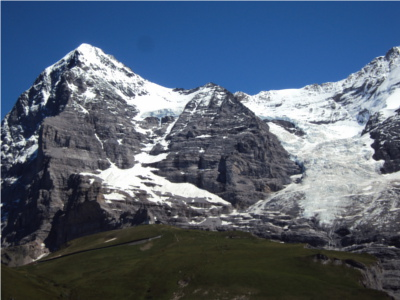
#> input picture imgae-stitching/1Hill.JPG, 400 x 300 px, found by its file name
$ python Matching_Homography.py   (Python 2 division)
#> lines starting #> are read from the running program, lines starting #| are printed output that depends on the picture; after the words box and inside, x2 and y2 are one past the last pixel; in counts of white or black regions, pixels touching at a corner belong together
#-*-coding:utf-8-*-
'''
Created on Oct 26,2018

@author: pengzhiliang
@version: 1.1
'''
import numpy as np
import cv2
from matplotlib import pyplot as plt

img1 = cv2.imread("/home/pzl/CV/image-stitching/images/1Hill.JPG",0)          # queryImage
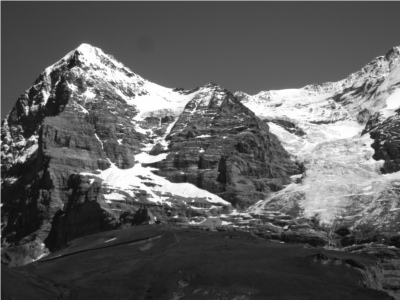
#> img1: shape (300, 400); min 9, max 255, mean 93.9
img2 = cv2.imread("/home/pzl/CV/image-stitching/images/2Hill.JPG",0) 		# trainImage
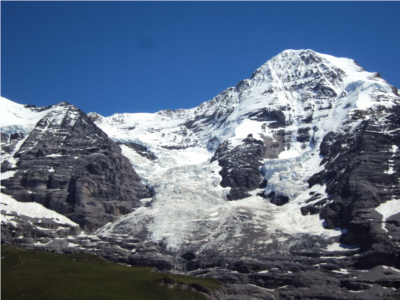
#> input picture imgae-stitching/2Hill.JPG, 400 x 300 px, found by its file name
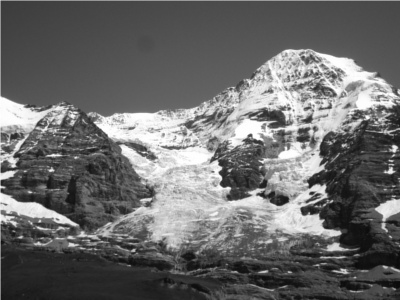
#> img2: shape (300, 400); min 8, max 255, mean 106.5

# cv2.imshow('Image',img2)
# cv2.waitKey()

# Initiate SIFT detector
sift = cv2.xfeatures2d.SIFT_create()

# find the keypoints and descriptors with SIFT
kp1, des1 = sift.detectAndCompute(img1,None)
#> kp1 = 1256 keypoints; strongest (x, y, size): (46, 95, 5.4), (34, 138, 4.3), (72, 87, 5.5), (144, 165, 3.5)
kp2, des2 = sift.detectAndCompute(img2,None)
#> kp2 = 1492 keypoints; strongest (x, y, size): (391, 171, 4.1), (394, 148, 4.2), (311, 193, 2.4), (281, 200, 9.1)

# FLANN parameters
FLANN_INDEX_KDTREE = 0
index_params = dict(algorithm = FLANN_INDEX_KDTREE, trees = 5)
search_params = dict(checks=50)   # or pass empty dictionary

flann = cv2.FlannBasedMatcher(index_params,search_params)

matches = flann.knnMatch(des1,des2,k=2)
#> matches = 1256 matches

# store all the good matches as per Lowe's ratio test.
good = []
for m,n in matches:
    if m.distance < 0.7*n.distance:
        good.append(m)
#> after the loop, good = 527 matches

MIN_MATCH_COUNT = 10
if len(good)>MIN_MATCH_COUNT:
    src_pts = np.float32([ kp1[m.queryIdx].pt for m in good ]).reshape(-1,1,2)
#> src_pts = 527 rows, first 8: [157, 112.9], [159, 137.9], [159.4, 132.8], [160.3, 111], [161.5, 175.1], [164, 195.4], [164.7, 144], [164.7, 144]
    dst_pts = np.float32([ kp2[m.trainIdx].pt for m in good ]).reshape(-1,1,2)
#> dst_pts = 527 rows, first 8: [6.47, 128.9], [6.71, 154.8], [7.65, 149.6], [9.62, 127], [7.64, 193.5], [8.85, 214.7], [12.79, 161.6], [12.79, 161.6]

    M, mask = cv2.findHomography(src_pts, dst_pts, cv2.RANSAC,5.0)
#> M = [[1.12, -0.0594, -163.1], [0.109, 1.07, -3.02], [0.000349, -8.08e-05, 1]]; mask = 527 values from 1 to 1
    matchesMask = mask.ravel().tolist()
#> matchesMask = 527 values from 1 to 1

    h,w = img1.shape
#> h = 300; w = 400
    pts = np.float32([ [0,0],[0,h-1],[w-1,h-1],[w-1,0] ]).reshape(-1,1,2)
#> pts = [[0, 0], [0, 299], [399, 299], [399, 0]]
    dst = cv2.perspectiveTransform(pts,M)
#> dst = [[-163.1, -3.02], [-185.3, 324.2], [239.6, 322.8], [250.1, 35.5]]

    img2 = cv2.polylines(img2,[np.int32(dst)],True,255,3, cv2.LINE_AA)
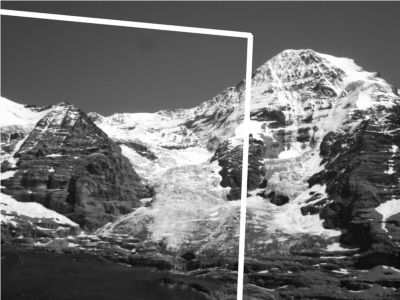
#> img2: shape (300, 400); 2.96% of pixels changed, all inside (x1, y1, x2, y2) = (0, 8, 254, 300)

else:
    print "Not enough matches are found - %d/%d" % (len(good),MIN_MATCH_COUNT)
    matchesMask = None

draw_params = dict(matchColor = (0,255,0), # draw matches in green color
                   singlePointColor = None,
                   matchesMask = matchesMask, # draw only inliers
                   flags = 2)
#> draw_params = 4 items

img3 = cv2.drawMatches(img1,kp1,img2,kp2,good,None,**draw_params)
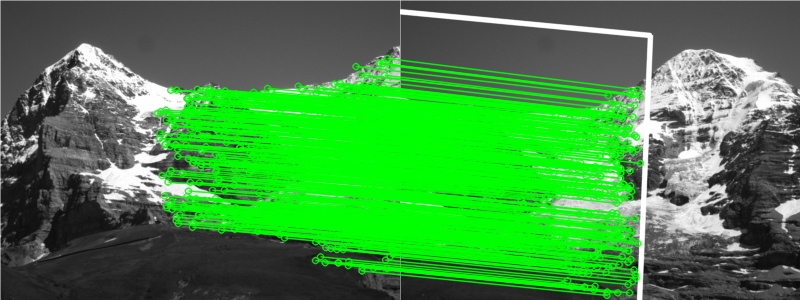
#> img3: shape (300, 800, 3); mean of channels 0, 1, 2 65.6, 140.3, 65.6; drawn as B, G, R

plt.imshow(img3, 'gray'),plt.show()
